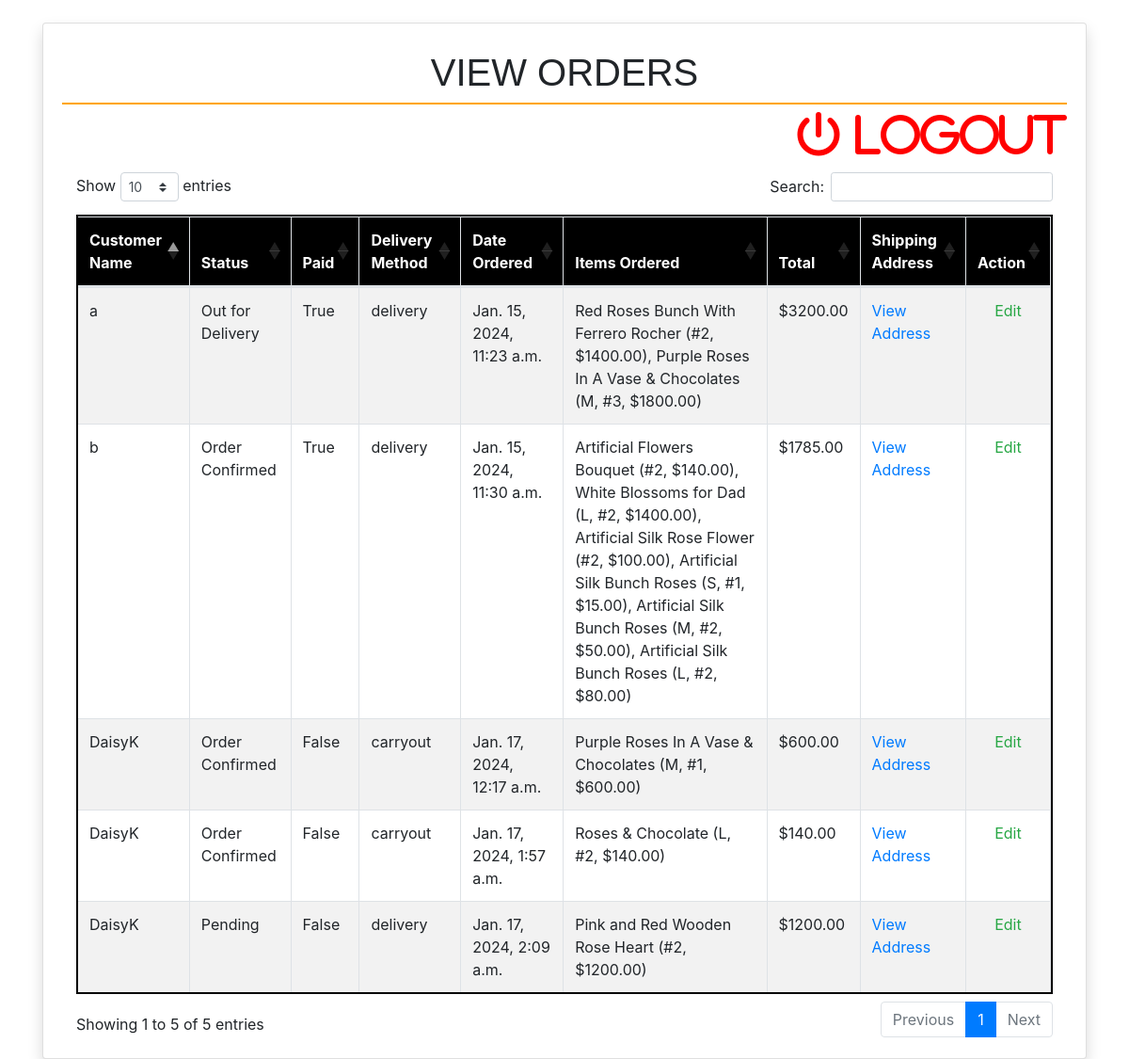
Page /driver_view_order/ on the earlier database version.
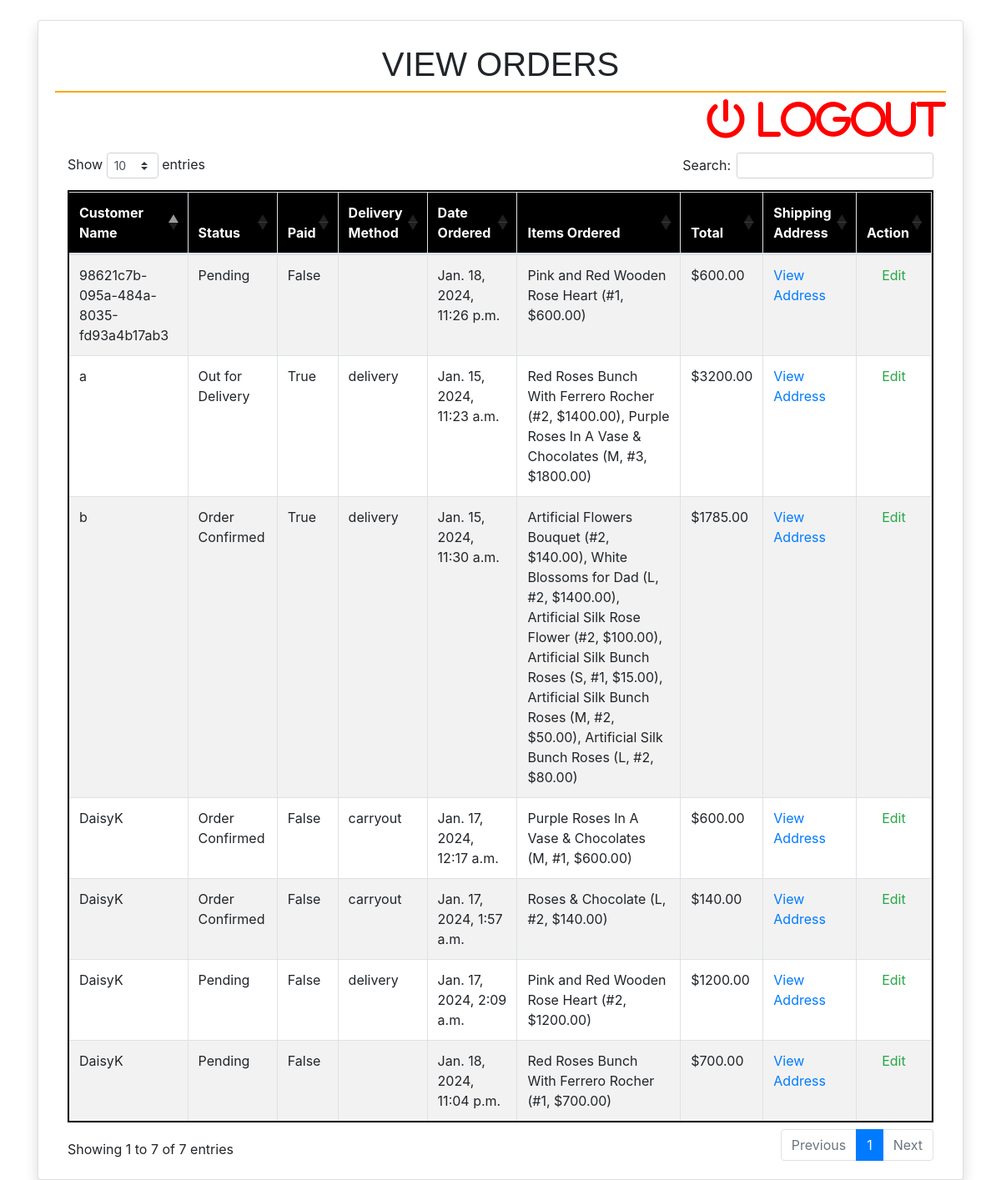
Same page on the later database version.
### order/models.py (models this page shows, shortened)
class Order(models.Model):
    PAYMENT_CHOICES = (("cash", "cash"), ("online", "online"))
    DELIVERY_CHOICES = (("delivery", "delivery"), ("carryout", "carryout"))
    transaction_id = models.UUIDField(
        primary_key=True, default=uuid.uuid4, editable=True
    )
    customer = models.ForeignKey(Customer, on_delete=models.CASCADE)
    STATUS =(
        ('Pending','Pending'),
        ('Order Confirmed','Order Confirmed'),
        ('Out for Delivery','Out for Delivery'),
        ('Delivered','Delivered'),
    )
    status=models.CharField(max_length=50,null=True,choices=STATUS,default='Pending')
    date_ordered = models.DateTimeField(auto_now_add=True)
    date_modified = models.DateTimeField(auto_now=True)
    complete = models.BooleanField(default=False)
    paid = models.BooleanField(default=False)
    payment_method = models.CharField(max_length=10, choices=PAYMENT_CHOICES)
    delivery_method = models.CharField(max_length=10, choices=DELIVERY_CHOICES)
    shipping = models.ForeignKey(
        "ShippingAddress", on_delete=models.SET_NULL, blank=True, null=True
    )
    pickup = models.ForeignKey(
        "PickUpDetail", on_delete=models.SET_NULL, blank=True, null=True
    )
    coupon = models.ForeignKey(
        "Coupon", on_delete=models.SET_NULL, blank=True, null=True
    )
    email = models.EmailField(max_length=70, null=True, blank=True)
    phone = models.CharField(max_length=20, null=True, blank=True)
    @property
    def get_cart_subtotal(self):
        order_items = self.orderitem_set.all()
        total = sum([item.get_total for item in order_items])
        return total
    get_cart_subtotal.fget.short_description = "Subtotal"
    @property
    def get_cart_total(self):
        total = self.get_cart_subtotal
        if self.coupon:
            total = total - self.get_coupon_value
        return total
    get_cart_total.fget.short_description = "Total"
    @property
    def get_cart_items(self):
        order_items = self.orderitem_set.all()
        total = sum([item.quantity for item in order_items])
        return total
    get_cart_items.fget.short_description = "# Items"
    @property
    def display_items(self):
        order_items = self.orderitem_set.all()
        ticker, l = 1, len(order_items)
        product_titles = str()
        for item in order_items:
            add_comma = ", " if l > 1 and ticker != l else ""
            if item.variation:
                product_title = f"""{item.product.name}
                ({item.variation.get_size},
                #{item.quantity}, ${item.get_total}){add_comma}"""
            else:
                product_title = f"""{item.product.name}
                (#{item.quantity}, ${item.get_total}){add_comma}"""
            product_titles += product_title
            ticker += 1
        return product_titles
    @property
    def get_coupon_value(self):
        if self.coupon:
            if self.coupon.discount_type == "Percent":
                coupon_value = round(
                    self.get_cart_subtotal * self.coupon.discount_amount / 100, 2
                )
            else:
                coupon_value = self.coupon.discount_amount
        else:
            coupon_value = None
        return coupon_value
    get_coupon_value.fget.short_description = "Coupon"

class OrderItem(models.Model):
    product = models.ForeignKey(Product, on_delete=models.CASCADE)
    order = models.ForeignKey(Order, on_delete=models.CASCADE)
    variation = models.ForeignKey(
        ProductVariant, on_delete=models.SET_NULL, blank=True, null=True
    )
    quantity = models.IntegerField(default=0)
    date_added = models.DateTimeField(auto_now_add=True)
    @property
    def get_total(self):
        if self.product.has_variants:
            total = self.variation.price * self.quantity
        else:
            total = self.product.price * self.quantity
        return total
    get_total.fget.short_description = "Total"
    def image_tag(self):
        return mark_safe(
            f'<img src="{self.product.image.url}" width="100" height="100" />'
        )
    image_tag.short_description = "Image"

### users/models.py (models this page shows)
class Customer(models.Model):
    user = models.OneToOneField("User", null=True, blank=True, on_delete=models.CASCADE)
    device = models.CharField(max_length=200, null=True, blank=True)
    created_at = models.DateTimeField(auto_now_add=True)
    def __str__(self):
        return self.user.username if self.user else self.device

class User(AbstractUser):
    email = models.EmailField(unique=True)
    REQUIRED_FIELDS = [
        "email",
    ]

### store/models.py (models this page shows, shortened)
class Product(models.Model):
    id = models.UUIDField(primary_key=True, default=uuid.uuid4, editable=False)
    name = models.CharField(max_length=100)
    price = models.DecimalField(max_digits=6, decimal_places=2, blank=True, null=True)
    desc = models.TextField(max_length=500, blank=True, null=True)
    image = models.ImageField(blank=True, upload_to="images")
    created_at = models.DateField(auto_now_add=True)
    updated_at = models.DateField(auto_now=True)
    product_category = models.ForeignKey(
        "Category", on_delete=models.CASCADE, null=True, blank=True
    )
    class Meta:
        ordering = ("product_category",)
    def image_tag(self):  # pragma: no cover
        if self.image:
            return mark_safe(f'<img src="{self.image.url}" width="100" height="100" />')
    image_tag.short_description = "Image"
    @property
    def has_variants(self):
        if self.productvariant_set.count() > 0:
            return True
        else:
            return False

class ProductVariant(models.Model):
    title = models.CharField(max_length=100, blank=True, null=True)
    product = models.ForeignKey(Product, on_delete=models.CASCADE)
    size = models.ForeignKey(Size, on_delete=models.CASCADE)
    price = models.DecimalField(max_digits=6, decimal_places=2)
    @property
    def get_size(self):
        return str(self.size)

class Size(models.Model):
    name = models.CharField(max_length=20, blank=True, null=True, unique=True)
    def __str__(self):
        return self.name

### custom_admin/views.py (the view)
# urls.py: path('driver_view_order/', driver_view_orders, name='driver_view_orders'),
def driver_view_orders(request):
    orders = Order.objects.all()
    context = {'orders': orders}
    return render(request, 'admin/driver_view_order.html', context)

### store/context_processors.py (called while the page is built)
def get_cart_quantity(request):
    if request.user.is_authenticated:
        try:
            customer = request.user.customer
        except:
            number_of_items = 0
    else:
        try:
            customer, created = Customer.objects.get_or_create(
                device=request.COOKIES["device"]
            )
        except:
            number_of_items = 0
    try:
        customer_order = Order.objects.filter(customer=customer, complete=False)[0]
        number_of_items = customer_order.get_cart_items
    except:
        number_of_items = 0
    return {"cart_quantity": number_of_items}

### templates/admin/driver_view_order.html (shortened to what this page needs)
{% extends 'admin/driver_base.html' %}
{% block content %}
<div class="card shadow">
    <div class="card-body">
        <h1 class="p-2 text-center" style="border-bottom: 2px solid orange; font-family: 'Georgia', sans-serif; font-size: 2.5em; text-transform: uppercase;">
            View Orders</h1>
        <div class="text-right mb-3">
            <a href="{% url 'users:logout' %}" class="fa fa-power-off" style="font-size:48px;color:red"></i></i> Logout
            </a>
        </div>
        <div class="container">
            <div class="table-responsive">
                <table class="table table-bordered table-striped" style="border: 2px solid black;" id="example">
                    <thead style="background-color: black; color: white;">
                        <tr>
                            <th>Customer Name</th>
                            <th>Status</th>
                            <th>Paid</th>
                            <th>Delivery Method</th>
                            <th>Date Ordered</th>
                            <th>Items Ordered</th>
                            <th>Total</th>
                            <th>Shipping Address</th>
                            <th class="text-center">Action</th>
                        </tr>
                    </thead>
                    <tbody>
                        {% for order in orders %}
                            <tr>
                                <td>{{ order.customer }}</td>
                                <td>{{ order.status|default:"Pending" }}</td>
                                <td>{{ order.paid }}</td>
                                <td>{{ order.delivery_method }}</td>
                                <td>{{ order.date_ordered }}</td>
                                <td>{{ order.display_items }}</td>
                                <td>${{ order.get_cart_total }}</td>
                                <td><a href="{% url 'driver_view_shipping_address' order.transaction_id %}">View Address</a></td>
                                <td class="text-center">
                                    <a href="{% url 'driver_edit_order' order.transaction_id %}" class="text-success">Edit</a>
                                </td>
                            </tr>
                        {% endfor %}
                    </tbody>
                </table>
            </div>
        </div>
    </div>
</div>
<link rel="stylesheet" href="https://cdnjs.cloudflare.com/ajax/libs/font-awesome/6.0.0/css/all.min.css">
<link rel="stylesheet" href="https://stackpath.bootstrapcdn.com/bootstrap/4.3.1/css/bootstrap.min.css">
<link rel="stylesheet" type="text/css" href="https://cdn.datatables.net/1.10.24/css/dataTables.bootstrap4.min.css">
{% endblock %}

### templates/admin/driver_base.html (shortened to what this page needs)
<!DOCTYPE html>
<html lang="en">
<head>
    <link rel="stylesheet" href="https://stackpath.bootstrapcdn.com/bootstrap/4.3.1/css/bootstrap.min.css">
</head>
<body>
    <div class="container mt-4">
        {% block content %}{% endblock %}
    </div>
</body>
</html>

Differences in the rows shown:
added Order: customer "DaisyK", status "Pending", paid "False", date_ordered "Jan. 18, 2024, 11:04 p.m.", display_items "Red Roses Bunch With Ferrero Rocher (#1, $700.00)", get_cart_total "700.00"
added Order: customer "98621c7b-095a-484a-8035-fd93a4b17ab3", status "Pending", paid "False", date_ordered "Jan. 18, 2024, 11:26 p.m.", display_items "Pink and Red Wooden Rose Heart (#1, $600.00)", get_cart_total "600.00"
Other differences:
text written by a page script: "Show entries Search: Showing 1 to 5 of 5 entries Previous 1 Next" → "Show entries Search: Showing 1 to 7 of 7 entries Previous 1 Next"
